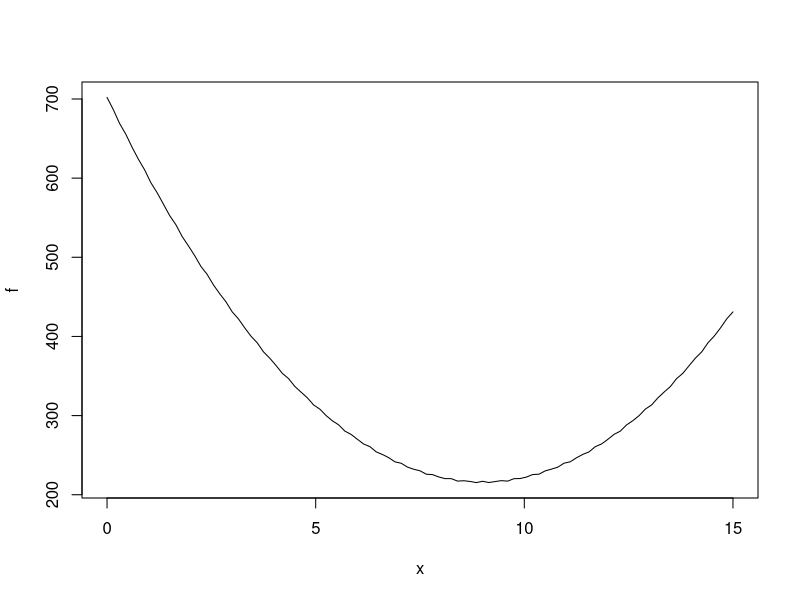
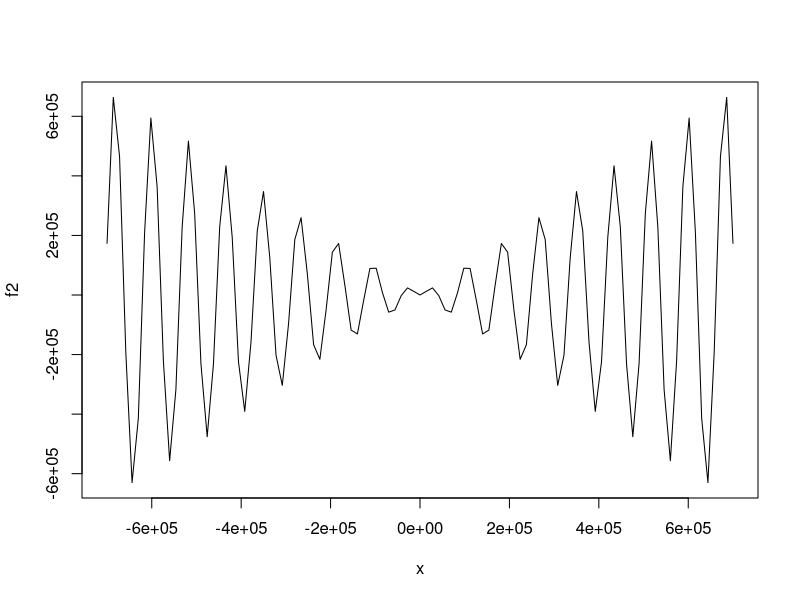

Write R code to recreate these figures, in order.
### Optimization ###

f <- function(x) {(x-3)^2 + 2*(x-3)^2 + 3*(x-15)^2 + sin(100*x)}

plot(f, 0, 15)
interval1 <- c(0,15)
interval2 <- c(9,12)
interval3 <- c(10,11)

optimize(f, interval1)
## $minimum 9.283052

optimize(f, interval2)
## $minimum 9.534078 

optimize(f, interval3)
## $minimum 10.16165

### Integrating a function ###

f2 <- function(x) {x*sin(x)}
plot(f2, -7e5, 7e5)

integrate(f2, -7e5, 7e5, subdivisions = 1e7)
system.time(integrate(f2, -7e5, 7e5, subdivisions = 1e7))
## user  system elapsed 
## 32.37    0.03   34.24 